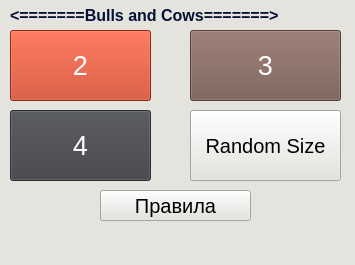
<?xml version="1.0" encoding="UTF-8"?>
<ui version="4.0">
 <class>MainWindow</class>
 <widget class="QMainWindow" name="MainWindow">
  <property name="geometry">
   <rect>
    <x>0</x>
    <y>0</y>
    <width>355</width>
    <height>265</height>
   </rect>
  </property>
  <property name="windowTitle">
   <string>MainWindow</string>
  </property>
  <property name="styleSheet">
   <string notr="true">background-color: rgb(229, 227, 221);</string>
  </property>
  <widget class="QWidget" name="centralwidget">
   <widget class="QLabel" name="label">
    <property name="geometry">
     <rect>
      <x>10</x>
      <y>0</y>
      <width>331</width>
      <height>31</height>
     </rect>
    </property>
    <property name="font">
     <font>
      <pointsize>12</pointsize>
     </font>
    </property>
    <property name="layoutDirection">
     <enum>Qt::RightToLeft</enum>
    </property>
    <property name="text">
     <string>&lt;html&gt;&lt;head/&gt;&lt;body&gt;&lt;p&gt;&lt;span style=&quot; font-weight:600; color:#051134;&quot;&gt;&amp;lt;=======Bulls and Cows=======&amp;gt;&lt;/span&gt;&lt;/p&gt;&lt;/body&gt;&lt;/html&gt;</string>
    </property>
    <property name="textFormat">
     <enum>Qt::AutoText</enum>
    </property>
   </widget>
   <widget class="QPushButton" name="pushButton2">
    <property name="geometry">
     <rect>
      <x>10</x>
      <y>30</y>
      <width>141</width>
      <height>71</height>
     </rect>
    </property>
    <property name="font">
     <font>
      <pointsize>20</pointsize>
     </font>
    </property>
    <property name="styleSheet">
     <string notr="true">background-color: rgb(197, 54, 23);
color: rgb(255, 255, 255);</string>
    </property>
    <property name="text">
     <string>2</string>
    </property>
   </widget>
   <widget class="QPushButton" name="pushButton4">
    <property name="geometry">
     <rect>
      <x>10</x>
      <y>110</y>
      <width>141</width>
      <height>71</height>
     </rect>
    </property>
    <property name="font">
     <font>
      <pointsize>20</pointsize>
     </font>
    </property>
    <property name="styleSheet">
     <string notr="true">background-color: rgb(62, 64, 70);
color: rgb(255, 255, 255);</string>
    </property>
    <property name="text">
     <string>4</string>
    </property>
   </widget>
   <widget class="QPushButton" name="pushButton3">
    <property name="geometry">
     <rect>
      <x>190</x>
      <y>30</y>
      <width>151</width>
      <height>71</height>
     </rect>
    </property>
    <property name="font">
     <font>
      <pointsize>20</pointsize>
     </font>
    </property>
    <property name="styleSheet">
     <string notr="true">background-color: rgb(116, 88, 79);
color: rgb(255, 255, 255);</string>
    </property>
    <property name="text">
     <string>3</string>
    </property>
   </widget>
   <widget class="QPushButton" name="pushButtonOther">
    <property name="geometry">
     <rect>
      <x>190</x>
      <y>110</y>
      <width>151</width>
      <height>71</height>
     </rect>
    </property>
    <property name="font">
     <font>
      <pointsize>15</pointsize>
     </font>
    </property>
    <property name="text">
     <string>Random Size</string>
    </property>
   </widget>
   <widget class="QPushButton" name="pushButton">
    <property name="geometry">
     <rect>
      <x>100</x>
      <y>190</y>
      <width>151</width>
      <height>31</height>
     </rect>
    </property>
    <property name="font">
     <font>
      <pointsize>15</pointsize>
     </font>
    </property>
    <property name="toolTip">
     <string>&lt;html&gt;&lt;head/&gt;&lt;body&gt;&lt;p align=&quot;center&quot;&gt;&lt;span style=&quot; font-size:11pt;&quot;&gt;Правила&lt;/span&gt;&lt;/p&gt;&lt;/body&gt;&lt;/html&gt;</string>
    </property>
    <property name="text">
     <string>Правила</string>
    </property>
   </widget>
  </widget>
  <widget class="QMenuBar" name="menubar">
   <property name="geometry">
    <rect>
     <x>0</x>
     <y>0</y>
     <width>355</width>
     <height>21</height>
    </rect>
   </property>
  </widget>
  <widget class="QStatusBar" name="statusbar"/>
 </widget>
 <resources/>
 <connections/>
</ui>
